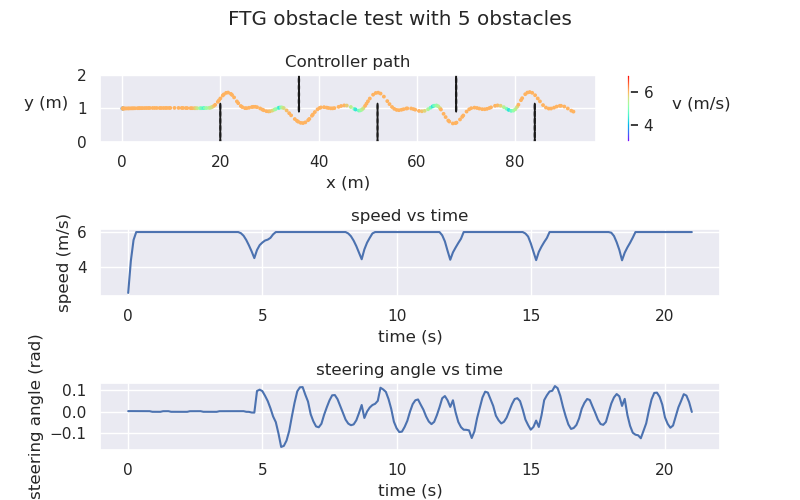

Reproduce this figure in Python.
import numpy as np
import rosgraph
import os
import time
import csv
import sys
import pandas as pd
import matplotlib.pyplot as plt
import seaborn as sns
import matplotlib
import matplotlib.colors as colors
import matplotlib.cm as cmx


sns.set_theme(context='notebook', style='darkgrid', palette='deep', font='sans-serif', font_scale=1, color_codes=True, rc=None)


cwd=sys.path[0]
print(cwd)
num_obs=5
csv_filepath=cwd+"/../logs/obs"+str(num_obs)#+plot_var+"curve"
df=pd.read_csv(csv_filepath)

#df.mean_laptime = df.mean_laptime.apply(pd.to_numeric, errors='coerce')
#df.std_dev = df.std_dev.apply(pd.to_numeric, errors='coerce')
#df = df.replace({np.nan: 0})    
fig, ((ax1, ax2, ax3)) = plt.subplots(3, 1, figsize=(8, 5))
cmap = plt.get_cmap('rainbow')
cNorm  = colors.Normalize(vmin=3, vmax=7)
scalarMap = cmx.ScalarMappable(norm=cNorm, cmap=cmap)
ax1.set_clip_on(False)

ax1.annotate("y (m)", (-20, 1), fontsize="medium", annotation_clip=False)
ax1.annotate("v (m/s)", ( df.x.max()+20, 1), fontsize="medium", annotation_clip=False)

#ax1.plot(-df.x_c[9:], df.y_c[9:], linewidth=12, color=(0,0,0,0.25), label="track", zorder=-1)#ftg
#ax1.plot(-df.x_c[165:], df.y_c[165:], linewidth=12, color=(0,0,0,0.25), label="track", zorder=-1)#pp1
#ax1.plot(-df.x_c[50:], df.y_c[50:], linewidth=12, color=(0,0,0,0.25), label="track", zorder=-1)#pp2
j=num_obs
xupper=20
yupper=0.4
factor=5
factorx=4
for k in range(j):
        for i in range (6):
            circ_rad=yupper/20
            ystart=0.2*(k%2)
            print(ystart)
            x_pos=3+k*xupper/j+2
            circle = plt.Circle((factorx*x_pos, factor*(ystart+i*2*(circ_rad+0.001))), factor*circ_rad, color='k')
            ax1.add_patch(circle)


ax1.scatter(df.x, df.y, s=3, c=scalarMap.to_rgba(df.v), cmap='rainbow', label="path taken by FTG", norm=matplotlib.colors.SymLogNorm(linthresh=1, vmin=0, vmax=7))
# ax1.arrow(50, -50, 10, 0, color="k", label="direction of travel", length_includes_head=True,
#           head_width=2.5, head_length=2.5)
# #ax1.annotate("direction of travel", xy=(80, -50), xytext=(50, -55),arrowprops=dict(arrowstyle="->"), color="k")
scalarMap.set_array([])
fig.colorbar(scalarMap,ax=ax1)

#ax1.legend()

t=np.arange(len(df.v))*0.1
ax1.set_ylim(0,2)
ax2.plot(t, df.v)
ax3.plot(t, df.delta)
ax1.set_xlabel("x (m)")
ax2.set_ylabel("y (m)")
ax1.set_title("Controller path")
ax2.set_xlabel("time (s)")
ax3.set_xlabel("time (s)")
ax2.set_ylabel("speed (m/s)")
ax3.set_ylabel("steering angle (rad)")
ax2.set_title("speed vs time")
ax3.set_title("steering angle vs time")
# for ax, node_type, controller in zip([ax1, ax2, ax3], ["ftg", "centerline", "centerline_with_constraints"], ["FTG", "PP1", "PP2"]):
#     #df = df.drop(df[df.dnf==True].index)
#     df_FTG= df[df.node_type==node_type]
#     idx=np.asarray([i for i in range(len(df_FTG[plot_var]))])
#     ax.set_xticks([3,4,5,6,7])
#     #print(len(df_FTG[plot_var]))
#     ax.set_xticklabels(df_FTG[plot_var])
#     #color=(0.5,0.5,0.5,(3-df_FTG['collisions'])*0.3)
#     color=[]
#     for i in range(len(df_FTG['collisions'])):
#         if ax==ax1:
#             color.append((1,0,0,(4-df_FTG['collisions'].iloc[i])*0.25))
#         if ax==ax2:
#             color.append((0,1,0,(4-df_FTG['collisions'].iloc[i])*0.25))
#         if ax==ax3:
#             color.append((0,0,1,(4-df_FTG['collisions'].iloc[i])*0.25))
        
#     #print(df_FTG['mean_laptime'])
#     ax.bar(x=df_FTG[plot_var], height=df_FTG['mean_laptime'], yerr=df_FTG['std_dev'], color=color)

#     if ax==ax2:
#         ax.set_xlabel(plot_var)
#     if ax==ax1:
#         ax.set_ylabel("mean lap time (s)")
#     ax.set_title(controller)
#     plt.ylim(67, 85)
#     plt.xlim(3,7)

fig.suptitle("FTG obstacle test with "+ str(num_obs)+" obstacles")
plt.subplots_adjust(
                    bottom=0.1, 
                    top=0.85, 
                    wspace=0.0, 
                    hspace=1.3)
#plt.axhline(y=74, xmin=0, xmax= 5/17)
#plt.hlines(87, 0.1, 1.5, color='red')
#plt.show()

fig.savefig(cwd+"/obs_"+str(num_obs)+".png")
